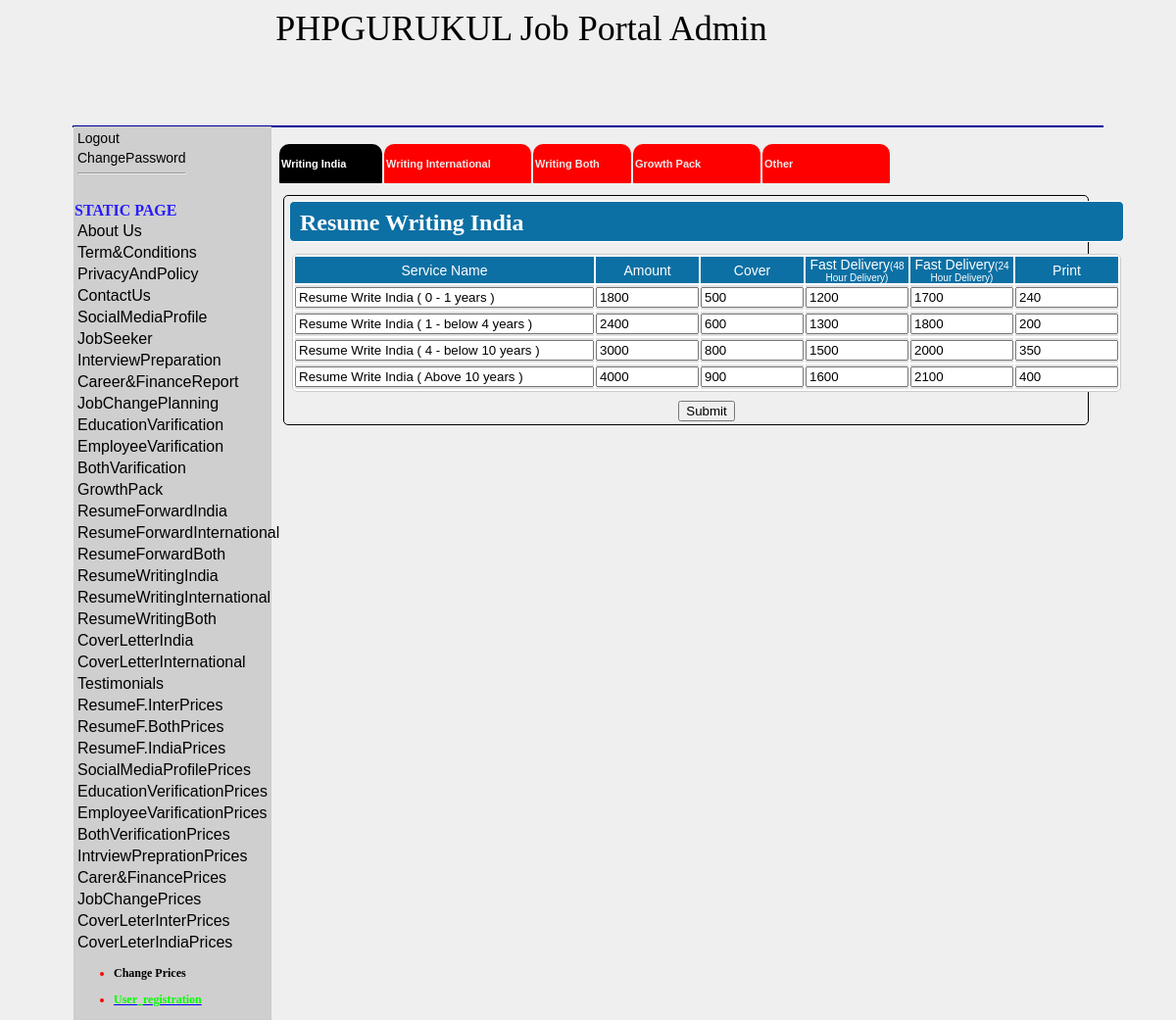
The app's page /jobportal/admin/rwi_price.php with its own data.
### tables this page shows
CREATE TABLE IF NOT EXISTS `static` (
  `static_id` int(11) NOT NULL,
  `page` varchar(128) NOT NULL,
  `details` longtext NOT NULL
);

CREATE TABLE IF NOT EXISTS `rw_india` (
  `exp_id` int(100) NOT NULL,
  `ser_code` varchar(50) NOT NULL,
  `amount` int(100) NOT NULL,
  `cover` int(100) NOT NULL,
  `fd1` int(100) NOT NULL,
  `fd2` int(100) NOT NULL,
  `print` int(100) NOT NULL,
  `service_name` varchar(50) NOT NULL
);

### jobportal/admin/rwi_price.php (the view, shortened to what this page needs)
<!DOCTYPE html PUBLIC "-//W3C//DTD XHTML 1.0 Transitional//EN" "http://www.w3.org/TR/xhtml1/DTD/xhtml1-transitional.dtd">
<html xmlns="http://www.w3.org/1999/xhtml">
<head>
<link rel="stylesheet" href="style.css" type="text/css" />
</head>
<body style="background-color:#EFEFEF;">
<?php include('header.php');?>
      <div style="width:1050px; height:auto; margin:auto;border:#000099 1px solid;">
<div ><?php include('left.php'); ?></div>
<div style="width:840px; height:auto; float:left; margin:auto; ">
<?php include("price_menu.php"); ?>
<form name='frm1' method='post'>
<div style="width:820px;border:1px #000000 solid;float:left;margin-left:12px;margin-top:10px;border-radius:5px;">
	<table><tr><td>
			<div style="height:40px;background-color:#0C70A4;border:1px #ffffff solid;float:center;border-radius:5px;margin-left:2px;margin-right:2px;margin-top:2px;margin-bottom:0px;">
				<div style="margin-top:8px;margin-bottom:10px;margin-left:10px;color:#FFFFFF"><font size='5'><b>Resume Writing India</b></font></div>
			</div></td></tr>
			<tr>
		<td>
		<?php
			$rwi = array();
			$query="select * from rw_india";
			$result=mysql_query($query);
			while($data=mysql_fetch_array($result))
			{
				$rwi[]=$data;
			}
		?>
	<div style="background-color:#FFFFFF;border:0px #000000 solid;float:left;border-radius:5px;margin-left:5px;margin-right:5px;margin-top:8px;margin-bottom:5px;">
	<table width="805px" border="0" style="border:1px solid #ccc; border-radius:5px;" cellpadding="0" cellspacing="2">
	<tr height="25" style="color:#FFFFFF; text-align:center; font-family:Arial, Helvetica, sans-serif; font-size:14px;">
	<td width="18%" style="background-color:#0C70A4;">Service Name</td>
	<td width="15%" style="background-color:#0C70A4;">Amount</td>
	<td width="15%" style="background-color:#0C70A4;">Cover</td>
	<td width="15%" style="background-color:#0C70A4;">Fast Delivery<font size='1'>(48 Hour Delivery)</font></td>
	<td width="15%" style="background-color:#0C70A4;">Fast Delivery<font size='1'>(24 Hour Delivery)</font></td>
	<td width="15%" style="background-color:#0C70A4;">Print</td>
	</tr>
	<?php $i=1; foreach($rwi as $r) {   ?>
		<tr height="25" style="color:#000000; text-align:center; font-family:Arial, Helvetica, sans-serif; font-size:14px;">
		<td width="18%" style="background-color:#E0E0E0;"><input type='text' size='35' readonly="readonly" value="<?php echo"$r[7]"; ?>"</td>
		<td width="15%" style="background-color:#E0E0E0;"><input type='text' name='a<?php echo $i; ?>'  size='10' value="<?php echo"$r[2]"; ?>"</td>
		<td width="15%" style="background-color:#E0E0E0;"><input type='text' name='b<?php echo $i; ?>'  size='10' value="<?php echo"$r[3]"; ?>"</td>
		<td width="15%" style="background-color:#E0E0E0;"><input type='text' name='c<?php echo $i; ?>'  size='10' value="<?php echo"$r[4]"; ?>"</td>
		<td width="15%" style="background-color:#E0E0E0;"><input type='text' name='d<?php echo $i; ?>'  size='10' value="<?php echo"$r[5]"; ?>"</td>
		<td width="15%" style="background-color:#E0E0E0;"><input type='text' name='e<?php echo $i; ?>'  size='10' value="<?php echo"$r[6]"; ?>"</td>
	</tr>
<?php
$i++;	}
?>
</table>
</td></tr>
<tr><td colspan='6' align='center'><input type='submit' name='submit'></td></tr></table>
</div>
</div>
</div>
</body>
</html>

### jobportal/admin/left.php (shortened to what this page needs)
<div style="width:200px; height:auto; float:left; margin:auto;color:#271CFB; border:1px #CCCCCC solid;background-color:#CFCFCF;">
<table class="text1">
 <tr><td>
 <a href="logout.php" style="text-decoration:none; color:#000000;">
 Logout</a></td></tr>
 <tr><td><a href="changepassword.php" style="text-decoration:none; color:#000000;">ChangePassword</a><hr /></td></tr></table>
     <br />
<form action="left.php" method="post">
<b>STATIC PAGE</b>
<table>
<?php
$nice=mysql_query("select * from static");
while($way=mysql_fetch_array($nice))
{
?>
<tr>
<td><a href="page.php?id=<?php echo $way['static_id'];?>" style="font-family:Tahoma, Geneva, sans-serif;text-decoration:none;color:#000000;" ><?php echo $way['page'];?></a></td>
</tr>
<?php
}?>
</table>
</form>
<ul class="heading"><li><a href="rwi_price.php" style="text-decoration:none; color:#000000;"><b>Change Prices</b></a></li></ul>
    <ul class="heading"><li><a href="user_registration.php"><font color="#00FF00"><b>User_registration</b></font></a></li></ul>
</div>

### jobportal/admin/style.css (style rules this page uses)
.heading { font-family: "Comic Sans MS", cursive; color: #F00; font-size: 12px; }
.text1 { font-family: Tahoma, Geneva, sans-serif; color: #CCC; font-size: 14px; }

### records on screen
static: page "About Us"
static: page "Term&Conditions"
static: page "PrivacyAndPolicy"
static: page "ContactUs"
static: page "SocialMediaProfile"
static: page "JobSeeker"
static: page "InterviewPreparation"
static: page "Career&FinanceReport"
static: page "JobChangePlanning"
static: page "EducationVarification"
static: page "EmployeeVarification"
static: page "BothVarification"
static: page "GrowthPack"
static: page "ResumeForwardIndia"
static: page "ResumeForwardInternational"
static: page "ResumeForwardBoth"
static: page "ResumeWritingIndia"
static: page "ResumeWritingInternational"
static: page "ResumeWritingBoth"
static: page "CoverLetterIndia"
static: page "CoverLetterInternational"
static: page "Testimonials"
static: page "ResumeF.InterPrices"
static: page "ResumeF.BothPrices"
static: page "ResumeF.IndiaPrices"
static: page "SocialMediaProfilePrices"
static: page "EducationVerificationPrices"
static: page "EmployeeVarificationPrices"
static: page "BothVerificationPrices"
static: page "IntrviewPreprationPrices"
static: page "Carer&FinancePrices"
static: page "JobChangePrices"
static: page "CoverLeterInterPrices"
static: page "CoverLeterIndiaPrices"
rw_india: service_name "Resume Write India ( 0 - 1 years )", a1 "1800", b1 "500", c1 "1200", d1 "1700", print "240"
rw_india: service_name "Resume Write India ( 1 - below 4 years )", a2 "2400", cover "600", fd1 "1300", d2 "1800", print "200"
rw_india: service_name "Resume Write India ( 4 - below 10 years )", a3 "3000", cover "800", fd1 "1500", fd2 "2000", print "350"
rw_india: service_name "Resume Write India ( Above 10 years )", amount "4000", cover "900", fd1 "1600", fd2 "2100", print "400"
